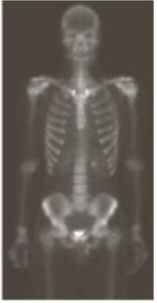
#> input picture MabahesVighehTakalif/xray.png, 157 x 303 px
$ python Taklif03.py
#> lines starting #> are read from the running program, lines starting #| are printed output that depends on the picture
import cv2
import numpy as np

# خواندن تصویر
img = cv2.imread("xray.png", cv2.IMREAD_GRAYSCALE)
#> img: shape (303, 157); min 54, max 255, mean 94.7

# اگر پیدا نشود
if img is None:
    print("فایل xray.png پیدا نشد!")
    exit()

# نگاتیو تصویر
negative = 255 - img
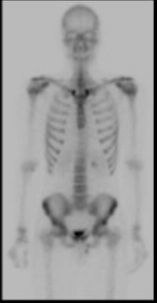
#> negative: shape (303, 157); min 0, max 201, mean 160.3

# نمایش
cv2.imshow("Original Image", img)
cv2.imshow("Negative Image", negative)

cv2.waitKey(0)
cv2.destroyAllWindows()
